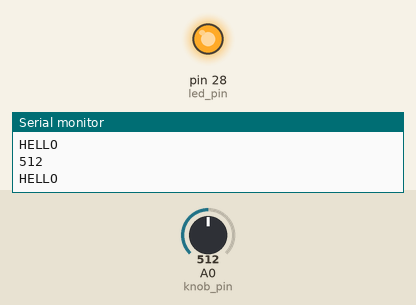
Recording of a sketch running on a simulated Arduino Mega 2560, built with avr-gcc and run on an emulated ATmega2560. On the bench: output pins drawn as LEDs (lit = HIGH), the last lines printed to the serial monitor. Inputs (shaded band) come from the test bench; at power-on: A0 (knob_pin) = 512.

Above: at 1.2 s.
1.3 s: A0 (knob_pin) set to 501
At 1.8 s:
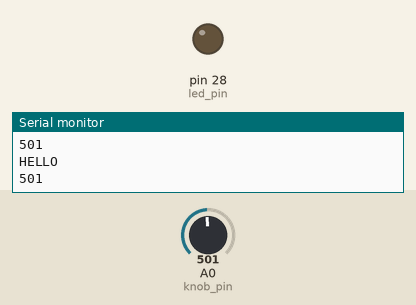
2.8 s: A0 (knob_pin) set to 716
At 3.3 s:
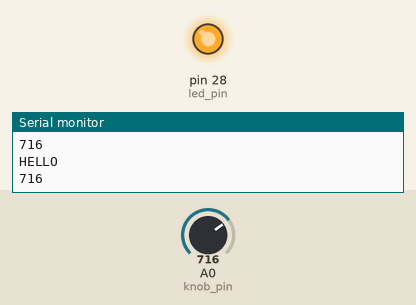
5.8 s: A0 (knob_pin) set to 511
At 6.6 s:
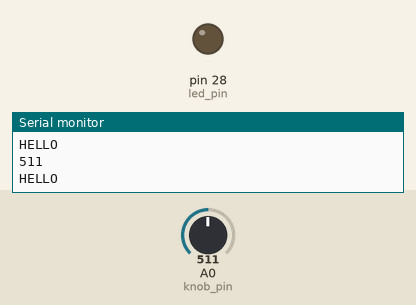
Timing chart, 0 to 8.8 s (numbered marks = the images above; inputs shaded):
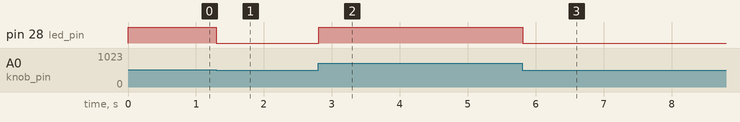

Measured:
- the behaviour switches between 512 and 511 on A0 (knob_pin) (found by bisection; images 0 and 1)
- after the input at 1.3 s, pin 28 (led_pin): HIGH → LOW at once
- after the input at 2.8 s, pin 28 (led_pin): LOW → HIGH at once
- after the input at 5.8 s, pin 28 (led_pin): HIGH → LOW at once

The sketch:

sketch_jan20a.ino
```cpp
uint8_t led_pin;
uint8_t knob_pin;

void setup() {
  led_pin = 28;
  knob_pin = A0;
  pinMode(led_pin, OUTPUT);
  pinMode(knob_pin, INPUT);
  Serial.begin(9600);

  Serial.println("HELLO");
}

void loop() {
  // we map the 10 bit input value to a 8 bit PWM output
  Serial.println("HELLO");
  Serial.println(analogRead(knob_pin));
  analogWrite(led_pin, analogRead(knob_pin) / 4);
}
```
